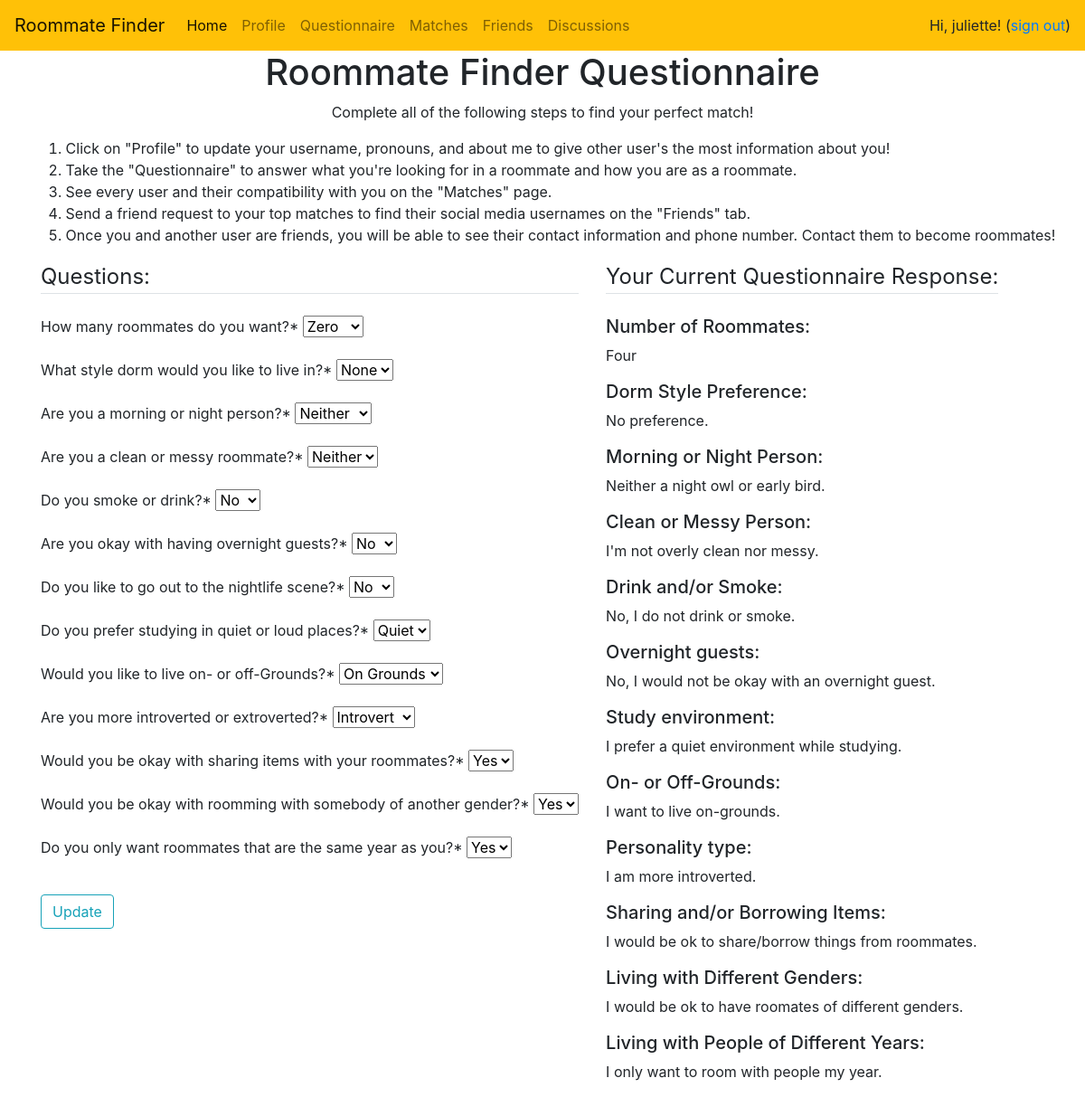
The app's page /questionnaire/ (signed in) with its own data.
### users/models.py (models this page shows, shortened)
class Questionnaire(models.Model):
    user = models.OneToOneField(User,on_delete=models.CASCADE)
    class RoomatesChoice(models.TextChoices):
        ZERO = "Zero"
        ONE = "One"
        TWO = "Two"
        THREE ="Three"
        FOUR ="Four"
        FIVE ="Five"
    number_of_roomates = models.CharField(max_length= 100,choices=RoomatesChoice.choices,default=RoomatesChoice.ZERO)
    class DormChoice(models.TextChoices):
        NONE = "No preference."
        HALL = "Hall-Style"
        SUITE = "Suite-Style"
    dorm_pref = models.CharField(max_length= 100,choices=DormChoice.choices,default=DormChoice.NONE)
    class TODChoice(models.TextChoices):
        NEITHER = "Neither a night owl or early bird"
        NIGHT = "I'm a night owl"
        MORNING = "I'm more of a morning person"
    time_of_day = models.CharField(max_length= 100,choices=TODChoice.choices,default=TODChoice.NEITHER)
    class TidinessChoice(models.TextChoices):
        NEITHER = "I'm not overly clean nor messy"
        MESSY= "I'm a more messy person"
        CLEAN = "I'm more of a clean person"
    tidiness = models.CharField(max_length= 100,choices=TidinessChoice.choices,default=TidinessChoice.NEITHER)
    class SmokeDrinkChoice(models.TextChoices):
        NO = "No, I do not"
        YES= "Yes, I do"
    smoke_drink = models.CharField(max_length= 100,choices=SmokeDrinkChoice.choices,default=SmokeDrinkChoice.NO)
    class OvernightChoice(models.TextChoices):
        NO = "No, I would not be okay with an overnight guest"
        YES= "Yes, I would be okay with overnight guests"
    overnight = models.CharField(max_length= 100,choices=OvernightChoice.choices,default=OvernightChoice.NO)
    class NightlifeChoice(models.TextChoices):
        NO = "No, I do not like going out at night"
        YES= "Yes, I go out at night"
    nightlife = models.CharField(max_length= 100,choices=NightlifeChoice.choices,default=NightlifeChoice.NO)
    class StudyChoice(models.TextChoices):
        QUIET = "I prefer a quiet environment while studying"
        LOUD= "I don't mind noise or music while studying"
    study = models.CharField(max_length= 100,choices=StudyChoice.choices,default=StudyChoice.QUIET)
    class WhereChoice(models.TextChoices):
        ON_GROUNDS = "I want to live on-grounds"
        OFF_GROUNDS= "I want to live off-grounds"
        NO_PREF = "I have no preference"
    where = models.CharField(max_length= 100,choices=WhereChoice.choices,default=WhereChoice.NO_PREF)
    class PersonalityChoice(models.TextChoices):
        INTROVERT = "I am more introverted"
        EXTROVERT= "I am more extroverted"
    personality = models.CharField(max_length= 100,choices= PersonalityChoice.choices,default= PersonalityChoice.INTROVERT)
    class SharingChoice(models.TextChoices):
        YES = "I would be ok to share/borrow things from roommates"
        NO=  "I would not be ok to share/borrow things from roommates"
    sharing = models.CharField(max_length= 100,choices= SharingChoice.choices,default= SharingChoice.NO)
    class GenderChoice(models.TextChoices):
        YES = "I would be ok to have roomates of different genders"
        NO=  "I would not be ok to have roomates of different genders"
    gender = models.CharField(max_length= 100,choices= GenderChoice.choices,default= GenderChoice.NO)
    class YearChoice(models.TextChoices):
        YES = "I only want to room with people my year"
        NO=  "I don't mind rooming with people of different years"
    year = models.CharField(max_length= 100,choices=  YearChoice.choices,default=  YearChoice.NO)

### users/views.py (the view, shortened to what this page needs)
# urls.py: path('questionnaire/', users_views.questionnaire, name='questionnaire'),
@login_required
def questionnaire(request):
   if hasattr(request.user,'questionnaire'):
    if request.method == 'POST':
        q_form = QuestionnaireForm(request.POST,instance=request.user.questionnaire)
        if q_form.is_valid():
            q_form.save()
            return redirect('questionnaire')
    else:
             q_form = QuestionnaireForm(request.POST ,instance=request.user.questionnaire)
             context = {
            'q_form' : q_form,
        }
             return render(request,'users/questionnaire.html',context)

### users/templates/users/questionnaire.html (shortened to what this page needs)
{% load crispy_forms_tags %}
{% block content %}
{% load cloudinary %}
<head>
  <link rel="stylesheet" href="https://stackpath.bootstrapcdn.com/bootstrap/4.3.1/css/bootstrap.min.css">
</head>
<head>
  <link rel="stylesheet" href="https://stackpath.bootstrapcdn.com/bootstrap/4.3.1/css/bootstrap.min.css">
</head>
<div class="media-body">
  <nav class="navbar navbar-expand-lg navbar-light bg-warning">
      <a class="navbar-brand" href="{% url 'home' %}">Roommate Finder</a>
      <div class="collapse navbar-collapse" id="navbarSupportedContent">
        <ul class="navbar-nav mr-auto">
          <li class="nav-item active">
            <a class="nav-link" href="{% url 'home' %}">Home <span class="sr-only">(current)</span></a>
          </li>
          <li class="nav-item">
            <a class="nav-link" href="{% url 'profile' %}">Profile</a>
          </li>
          <li class="nav-item">
            <a class="nav-link" href="{% url 'questionnaire' %}" aria-disabled="true">Questionnaire</a>
          </li>
          <li class="nav-item">
              <a class="nav-link" href="{% url 'matches' %}">Matches</a>
          </li>
          <li class="nav-item">
            <a class="nav-link" href="{% url 'friends_list' %}">Friends</a>
        </li>
        <li class="nav-item">
          <a class="nav-link" href="{% url 'discussions' %}">Discussions</a>
      </li>
        </ul>
        Hi, {{user.username}}! (<a href="{% url 'logout' %}">sign out</a>)
      </div>
    </nav>
<center>
  <h1>Roommate Finder Questionnaire</h1>
</center>
<div class='container'>
  <div class="row justify-content-md-center">
    <p>Complete all of the following steps to find your perfect match!</p>
    <ol>
      <li>Click on "Profile" to update your username, pronouns, and about me to give other user's the most information about you!</li>
      <li>Take the "Questionnaire" to answer what you're looking for in a roommate and how you are as a roommate.</li>
      <li>See every user and their compatibility with you on the "Matches" page.</li>
      <li>Send a friend request to your top matches to find their social media usernames on the "Friends" tab.</li>
      <li>Once you and another user are friends, you will be able to see their contact information and phone number. Contact them to become roommates!</li>
    </ol>
  </div>
</div>
<div class='container'>
  <div class="row justify-content-md">
    <div class='col-md-auto'>
      <form method="POST" enctype="multipart/form-data">
        <fieldset class="form-group">
            <legend class="border-bottom mb-4">Questions:</legend>
            {{ q_form|crispy }}
        </fieldset>
        <div class="form-group">
          <button class="btn btn-outline-info" type="submit" onclick='popup()'>Update</button>
        </div>
      </form>
    </div>
    <div class='col-md-auto'>
      <legend class="border-bottom mb-4">Your Current Questionnaire Response:</legend>
      <h5>Number of Roommates:</h5>
      <p>{{user.questionnaire.number_of_roomates}}</p>
      <h5>Dorm Style Preference:</h5>
      <p>{{user.questionnaire.dorm_pref}}</p>
      <h5>Morning or Night Person:</h5>
      <p>{{user.questionnaire.time_of_day}}.</p>
      <h5>Clean or Messy Person:</h5>
      <p>{{user.questionnaire.tidiness}}.</p>
      <h5>Drink and/or Smoke:</h5>
      <p>{{user.questionnaire.smoke_drink}} drink or smoke.</p>
      <h5>Overnight guests:</h5>
      <p>{{user.questionnaire.overnight}}.</p>
      <h5>Study environment:</h5>
      <p>{{user.questionnaire.study}}.</p>
      <h5>On- or Off-Grounds:</h5>
      <p>{{user.questionnaire.where}}.</p>
      <h5>Personality type:</h5>
      <p>{{user.questionnaire.personality}}.</p>
      <h5>Sharing and/or Borrowing Items:</h5>
      <p>{{user.questionnaire.sharing}}.</p>
      <h5>Living with Different Genders:</h5>
      <p>{{user.questionnaire.gender}}.</p>
      <h5>Living with People of Different Years:</h5>
      <p>{{user.questionnaire.year}}.</p>
    </div>
  </div>
</div>
</div>
{% endblock content %}

### records on screen
Questionnaire: number_of_roomates "Zero", dorm_pref "None", time_of_day "Neither", tidiness "Neither", smoke_drink "No", overnight "No", nightlife "No", study "Quiet", where "On Grounds", personality "Introvert", sharing "Yes", gender "Yes", year "Yes"

### other values on screen
{{ user.username }} "juliette"
{{ user.questionnaire.number_of_roomates }} "Four"
{{ user.questionnaire.dorm_pref }} "No preference."
{{ user.questionnaire.time_of_day }} "Neither a night owl or early bird"
{{ user.questionnaire.tidiness }} "I'm not overly clean nor messy"
{{ user.questionnaire.smoke_drink }} "No, I do not"
{{ user.questionnaire.overnight }} "No, I would not be okay with an overnight guest"
{{ user.questionnaire.study }} "I prefer a quiet environment while studying"
{{ user.questionnaire.where }} "I want to live on-grounds"
{{ user.questionnaire.personality }} "I am more introverted"
{{ user.questionnaire.sharing }} "I would be ok to share/borrow things from roommates"
{{ user.questionnaire.gender }} "I would be ok to have roomates of different genders"
{{ user.questionnaire.year }} "I only want to room with people my year"
